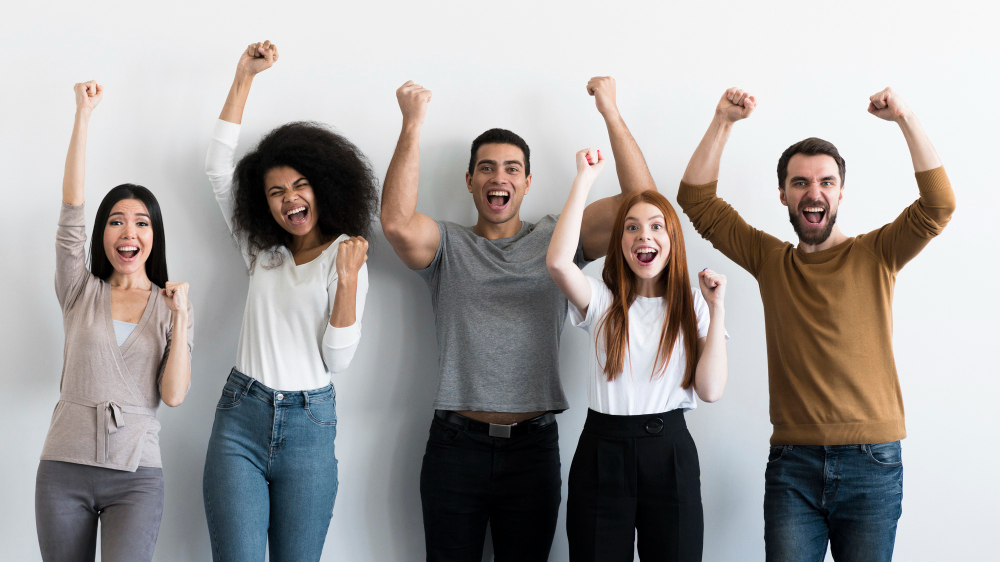
//> input picture Aplicação de filtros em região específica/foto.jpg, 1000 x 562 px, given in place of the camera
$ ./main   (built with g++ and OpenCV 4)
//> lines starting //> are read from the running program, lines starting //| are printed output that depends on the picture
#include "opencv2/opencv.hpp"
#include "iostream"

using namespace std;
using namespace cv;

int main(int argc, char** argv) {

    Mat image;
    int width, height;
    VideoCapture cap;
    vector<cv::Mat> planes; //armazena cada componente da imagem separado
    Mat histR, histG, histB; //armazena os histogramas de cada cor
    int nbins = 64; //define o tamanho das faixas que armazenará os tons
    float range[] = { 0, 255 }; //define o intervalo do histograma
    const float* histrange = { range };
    bool uniform = true;
    bool acummulate = false;
    int key;

    //abre a câmera, para outras câmeras trocar o número 0 para 1,2,3...
    cap.open(0);

    //verifica se a câmera abriu corretamente
    if (!cap.isOpened()) {
        std::cout << "cameras indisponiveis";
        return -1;
    }

    //configura a largura e altura da imagem capturada
    cap.set(cv::CAP_PROP_FRAME_WIDTH, 640);
    cap.set(cv::CAP_PROP_FRAME_HEIGHT, 480);

    //obtem a largura e altura da imagem disponível na câmera
    width = cap.get(cv::CAP_PROP_FRAME_WIDTH);
    height = cap.get(cv::CAP_PROP_FRAME_HEIGHT);

    cout << "largura = " << width << std::endl;
    cout << "altura  = " << height << std::endl;

    //calcula a largura e altura das imagens que irão desenhar os histogramas
    int histw = nbins, histh = nbins / 2;

    //configura cada uma das imagens que desenharão os histogramas
    Mat histImgR(histh, histw, CV_8UC3, cv::Scalar(0, 0, 0));
    Mat histImgG(histh, histw, CV_8UC3, cv::Scalar(0, 0, 0));
    Mat histImgB(histh, histw, CV_8UC3, cv::Scalar(0, 0, 0));

    int soma1 = 0, soma2 = 0;
    int aux = 0, resultado = 0, cont = 0;

    int soma3 = 0, soma4 = 0;
    int resultado1 = 0;

    int soma5 = 0, soma6 = 0;
    int resultado2 = 0;

    //loop infinito de captura das imagens da câmera
    while (1) {
        cap >> image; //captura a imagem
//> image is the input picture: 562 rows x 1000 cols, CV_8UC3; mean B, G, R 158.8, 160.2, 163.8
        split(image, planes);//divide a imagem em planos de cores
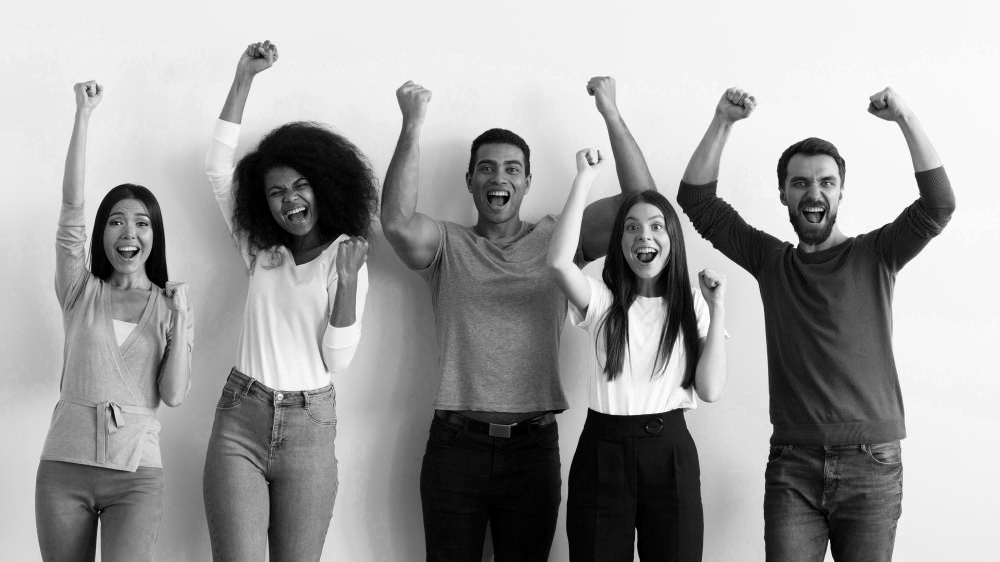
//> planes[0]: 562 rows x 1000 cols, CV_8UC1; min 0, max 255, mean 158.8
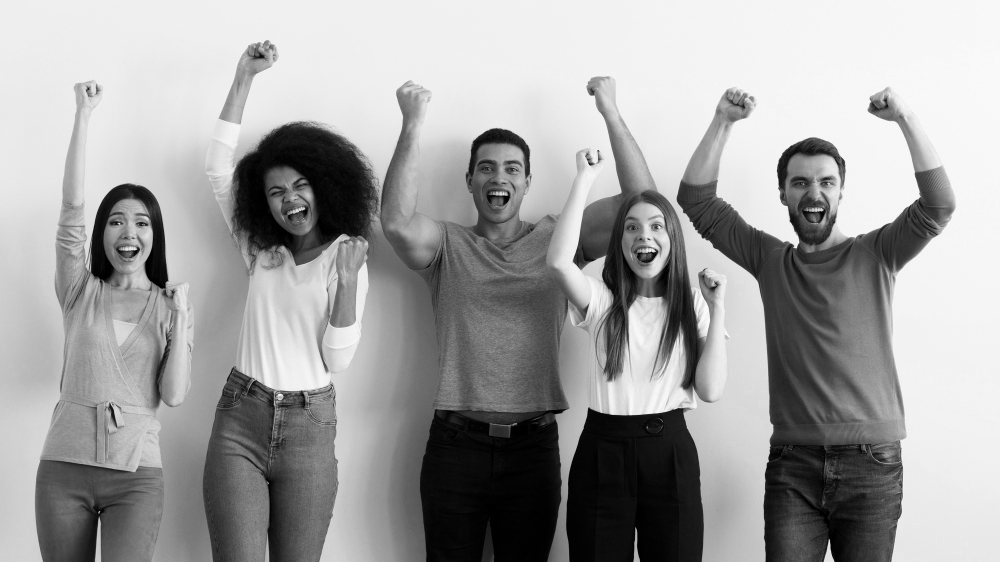
//> planes[1]: 562 rows x 1000 cols, CV_8UC1; min 0, max 252, mean 160.2
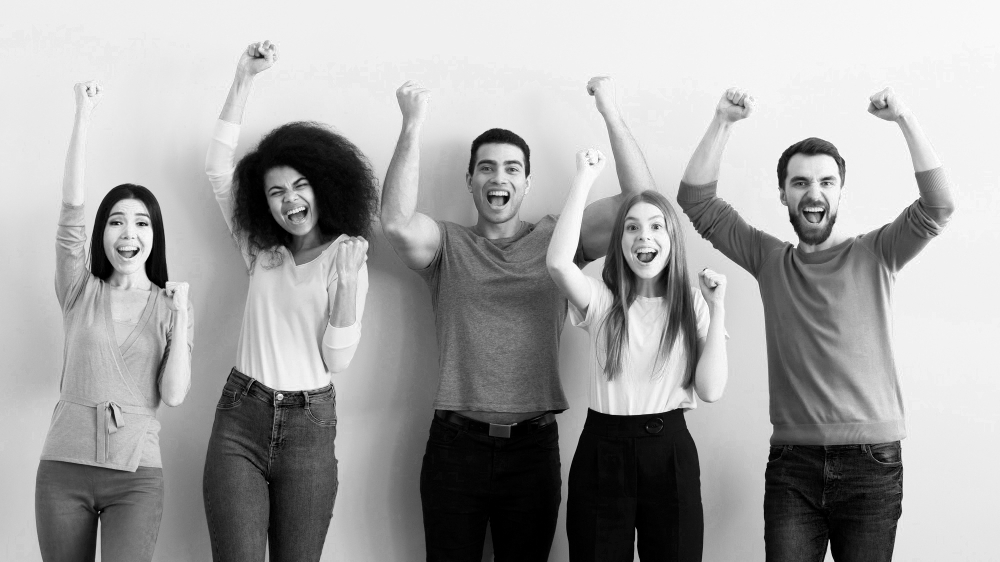
//> planes[2]: 562 rows x 1000 cols, CV_8UC1; min 0, max 255, mean 163.8

        //calcula cada um dos histogramas de acordo com cada componentes decor
        calcHist(&planes[0], 1, 0, Mat(), histB, 1,
            &nbins, &histrange,
            uniform, acummulate);
//> histB = 64 values, max 53482 at index 61, min 326 at index 63, mean 8780.6
        calcHist(&planes[1], 1, 0, Mat(), histG, 1,
            &nbins, &histrange,
            uniform, acummulate);
//> histG = 64 values, max 51682 at index 60, min 2 at index 63, mean 8781.2
        calcHist(&planes[2], 1, 0, Mat(), histR, 1,
            &nbins, &histrange,
            uniform, acummulate);
//> histR = 64 values, max 63204 at index 60, min 141 at index 63, mean 8780.8

        //normaliza os histogramas faixas de valores de 0 até a quantidade de linhas da imagem
        normalize(histR, histR, 0, histImgR.rows, NORM_MINMAX, -1, Mat());
//> histR = 64 values, max 32 at index 60, min 0 at index 63, mean 4.38
        normalize(histG, histG, 0, histImgG.rows, NORM_MINMAX, -1, Mat());
//> histG = 64 values, max 32 at index 60, min 0 at index 63, mean 5.44
        normalize(histB, histB, 0, histImgB.rows, NORM_MINMAX, -1, Mat());
//> histB = 64 values, max 32 at index 61, min 0 at index 63, mean 5.09

        if (aux == 0) {
            for (int j = 0; j < nbins; j++) {
                soma1 += cvRound(histR.at<float>(j));
            }
//> this loop made 64 passes
//> soma1 on passes 1 to 12: 7, 16, 20, 23, 26, 28, 30, 31, 33, 35, 37, 39
//> after the loop, soma1 = 284
            soma2 = 0;

            for (int j = 0; j < nbins; j++) {
                soma3 += cvRound(histG.at<float>(j));
            }
//> this loop made 64 passes
//> soma3 on passes 1 to 12: 7, 15, 22, 26, 29, 32, 35, 37, 39, 41, 43, 46
//> after the loop, soma3 = 349
            soma4 = 0;

            for (int j = 0; j < nbins; j++) {
                soma5 += cvRound(histB.at<float>(j));
            }
//> this loop made 64 passes
//> soma5 on passes 1 to 12: 4, 12, 19, 25, 28, 31, 35, 40, 44, 47, 50, 52
//> after the loop, soma5 = 323
            soma6 = 0;
            aux = 1;
        }
        else {
            for (int j = 0; j < nbins; j++) {
                soma2 += cvRound(histR.at<float>(j));
            }
            resultado = soma1 - soma2;
            if (resultado < 0) resultado *= -1;
            soma1 = 0;

            for (int j = 0; j < nbins; j++) {
                soma4 += cvRound(histG.at<float>(j));
            }
            resultado1 = soma3 - soma4;
            if (resultado1 < 0) resultado1 *= -1;
            soma3 = 0;

            for (int j = 0; j < nbins; j++) {
                soma6 += cvRound(histB.at<float>(j));
            }
            resultado2 = soma5 - soma6;
            if (resultado2 < 0) resultado2 *= -1;
            soma5 = 0;
            aux = 0;
        }

        if (resultado > 60 or resultado1 > 60 or resultado2 > 60) {
            cont++;
            cout << "Movimentou - " << cont << endl;
            // [4 lines of commented-out code are left out]
        }

        //gera as imagens dos histogramas, inicialmente com a cor 0
        histImgR.setTo(Scalar(0));
        histImgG.setTo(Scalar(0));
        histImgB.setTo(Scalar(0));

        //desenha os histogramas utilizando várias linhas
        for (int i = 0; i < nbins; i++) {
            line(histImgR,
                Point(i, histh),
                Point(i, histh - cvRound(histR.at<float>(i))),
                Scalar(0, 0, 255), 1, 8, 0);
            line(histImgG,
                Point(i, histh),
                Point(i, histh - cvRound(histG.at<float>(i))),
                Scalar(0, 255, 0), 1, 8, 0);
            line(histImgB,
                Point(i, histh),
                Point(i, histh - cvRound(histB.at<float>(i))),
                Scalar(255, 0, 0), 1, 8, 0);
        }
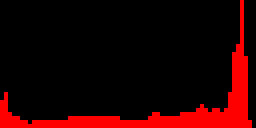
//> histImgR: 32 rows x 64 cols, CV_8UC3 (shown 4 times larger); mean B, G, R 0, 0, 35.4
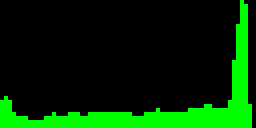
//> histImgG: 32 rows x 64 cols, CV_8UC3 (shown 4 times larger); mean B, G, R 0, 43.5, 0
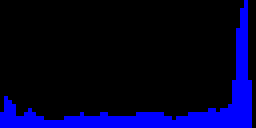
//> histImgB: 32 rows x 64 cols, CV_8UC3 (shown 4 times larger); mean B, G, R 40.2, 0, 0

        //copia a imagem de cada um dos histogramas, um abaixo do outro no canto superior esquerdo
        histImgR.copyTo(image(cv::Rect(0, 0, nbins, histh)));
        histImgG.copyTo(image(cv::Rect(0, histh, nbins, histh)));
        histImgB.copyTo(image(cv::Rect(0, 2 * histh, nbins, histh)));
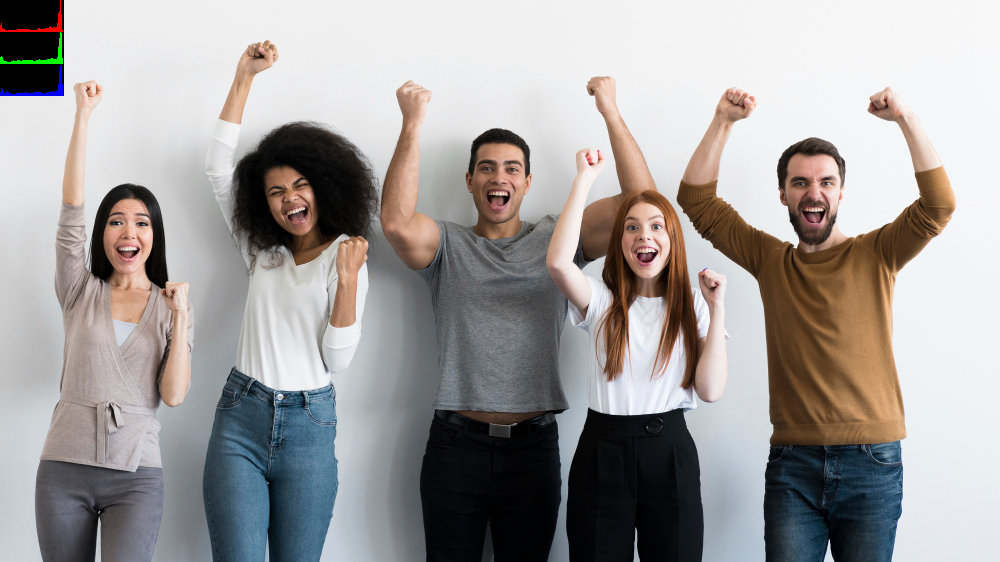
//> image: 562 rows x 1000 cols, CV_8UC3; mean B, G, R 156.4, 157.8, 161.3

        //exibe a imagem
        imshow("image", image);

        key = waitKey(30);
//> the Esc key is pressed

        //configura para finalizar a aplicação com a tecla ESC
        if (key == 27) break;
    }

    return 0;
}
